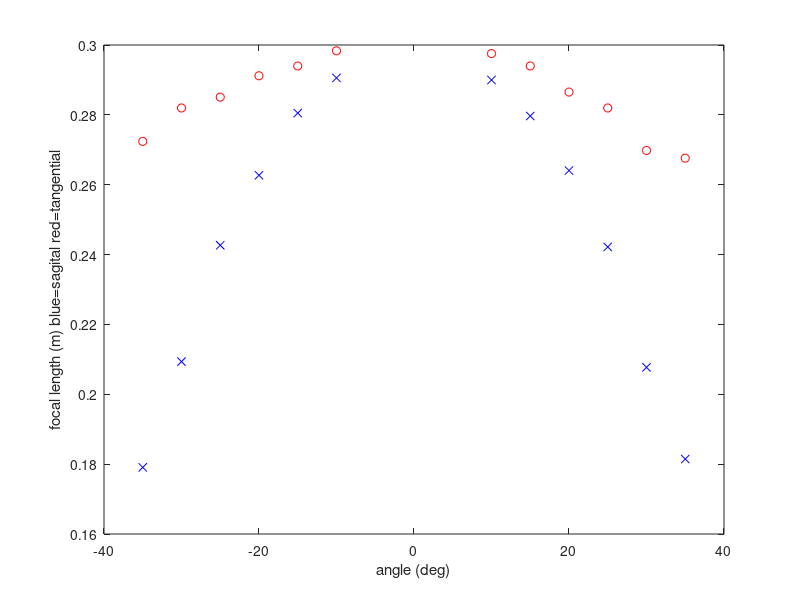

This figure's MATLAB source:
diam=[.0155,.02025,.026,.0315,.03725,.0405,.0435,.047,.05125,.054875,.0575];
si=[1.0765,1.0720,1.0660,1.0575,1.0500,1.0415,1.0340,1.0270,1.0180,1.0130,1.0010];
so=.1235;
l=.693;

f=1./(1./(si-l)+1./(l-so));
plot(diam,f,'bx');
hold on;
xlabel("diamiter (m)");
ylabel("focal length (m)");

hold off;

l=.8055;
si=[1.1965, 1.1985, 1.1985, 1.1915, 1.187, 1.186];
wevelength=[625,650,615,550,500,475];
f=1./(1./(si-l)+1./(l-so));
plot(wevelength,f,'rx');
hold on;
xlabel("wevelength (nm)");
ylabel("focal length (m)");

hold off;

l=.92
ang=[[-35:5:-10],[10:5:35]];
sagital=[1.151,1.204,1.269,1.312,1.353,1.3775,1.376,1.351,1.315,1.268,1.201,1.155];
tangential=[1.334,1.3565,1.364,1.379,1.386,1.397,1.395,1.386,1.3675,1.3565,1.328,1.323];
sagitalf=1./(1./(sagital-l)+1./(l-so));
tangentialf=1./(1./(tangential-l)+1./(l-so));
plot(ang,sagitalf,'bx')
hold on
plot(ang,tangentialf,'ro')
xlabel("angle (deg)");
ylabel("focal length (m) blue=sagital red=tangential");

hold off;